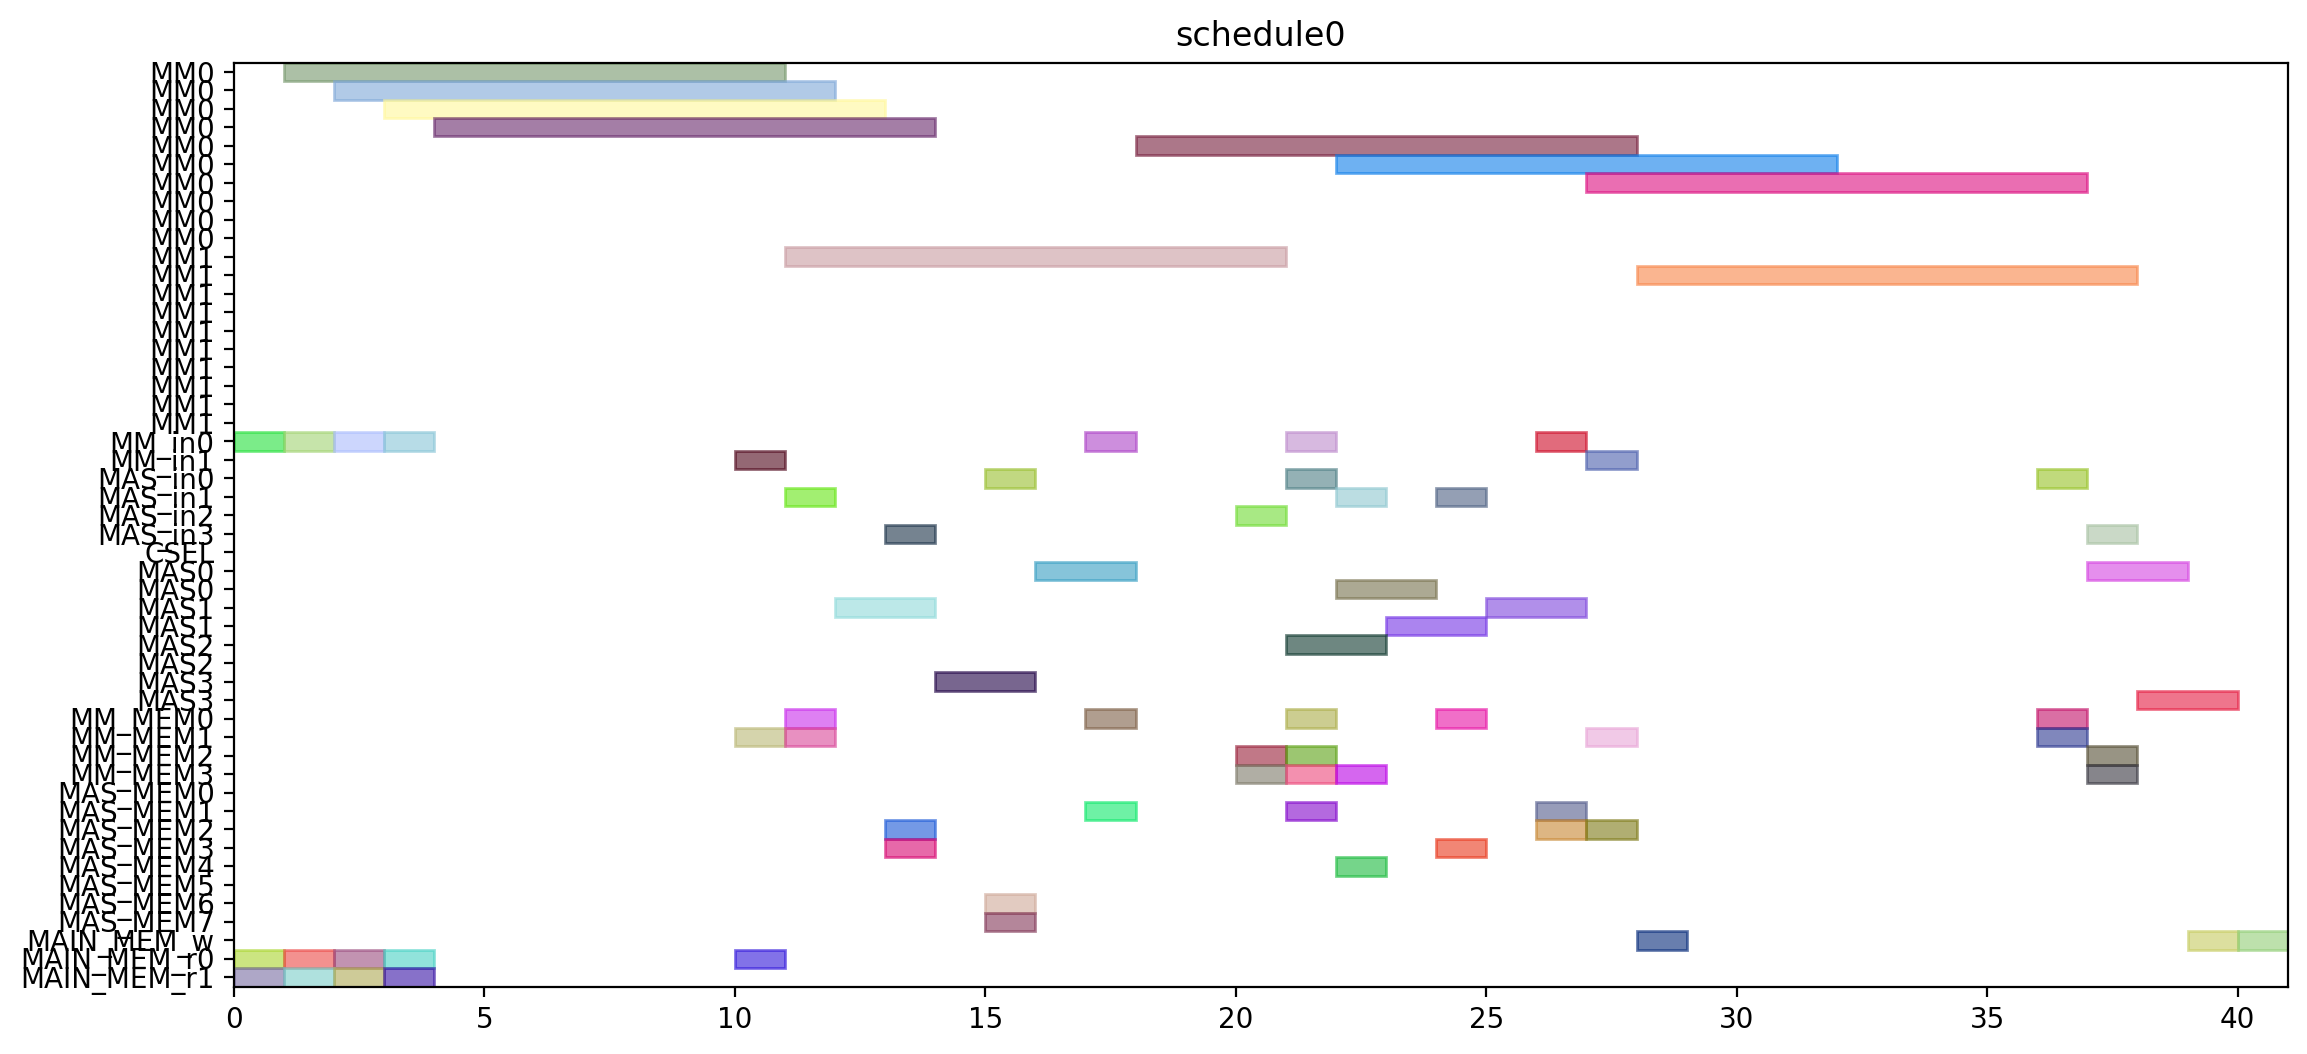

Generate this figure with Python:
from pyschedule import Scenario, solvers, plotters, alt


def solve():
	horizon = 120
	S = Scenario("schedule0", horizon=horizon)

	# resource
	MM = S.Resources('MM', num=2, size=10)
	MM_in = S.Resources('MM_in', num=2)
	MAS_in = S.Resources('MAS_in', num=4)
	CSEL = S.Resource('CSEL')
	MAS = S.Resources('MAS', num=4, size=2, periods=range(1, horizon))
	MM_MEM = S.Resources('MM_MEM', num=4)
	MAS_MEM = S.Resources('MAS_MEM', num=8)
	MAIN_MEM_w = S.Resource('MAIN_MEM_w', size=1)
	MAIN_MEM_r = S.Resources('MAIN_MEM_r', num=2)

	# result of previous scheduling

	# new tasks
	t0 = S.Task('t0', length=10, delay_cost=1)
	t0 += alt(MM)
	t0_in = S.Task('t0_in', length=1, delay_cost=1)
	t0_in += alt(MM_in)
	S += t0_in*MM_in[0]<=t0*MM[0]
	S += t0_in*MM_in[1]<=t0*MM[1]
	t0_mem0 = S.Task('t0_mem0', length=1, delay_cost=1)
	t0_mem0 += MAIN_MEM_r[0]
	S += t0_mem0 <= t0

	t0_mem1 = S.Task('t0_mem1', length=1, delay_cost=1)
	t0_mem1 += MAIN_MEM_r[1]
	S += t0_mem1 <= t0

	t3 = S.Task('t3', length=10, delay_cost=1)
	t3 += alt(MM)
	t3_in = S.Task('t3_in', length=1, delay_cost=1)
	t3_in += alt(MM_in)
	S += t3_in*MM_in[0]<=t3*MM[0]
	S += t3_in*MM_in[1]<=t3*MM[1]
	t3_mem0 = S.Task('t3_mem0', length=1, delay_cost=1)
	t3_mem0 += MAIN_MEM_r[0]
	S += t3_mem0 <= t3

	t3_mem1 = S.Task('t3_mem1', length=1, delay_cost=1)
	t3_mem1 += MAIN_MEM_r[1]
	S += t3_mem1 <= t3

	t1 = S.Task('t1', length=10, delay_cost=1)
	t1 += alt(MM)
	t1_in = S.Task('t1_in', length=1, delay_cost=1)
	t1_in += alt(MM_in)
	S += t1_in*MM_in[0]<=t1*MM[0]
	S += t1_in*MM_in[1]<=t1*MM[1]
	t1_mem0 = S.Task('t1_mem0', length=1, delay_cost=1)
	t1_mem0 += MAIN_MEM_r[0]
	S += t1_mem0 <= t1

	t1_mem1 = S.Task('t1_mem1', length=1, delay_cost=1)
	t1_mem1 += MAIN_MEM_r[1]
	S += t1_mem1 <= t1

	t2 = S.Task('t2', length=10, delay_cost=1)
	t2 += alt(MM)
	t2_in = S.Task('t2_in', length=1, delay_cost=1)
	t2_in += alt(MM_in)
	S += t2_in*MM_in[0]<=t2*MM[0]
	S += t2_in*MM_in[1]<=t2*MM[1]
	t2_mem0 = S.Task('t2_mem0', length=1, delay_cost=1)
	t2_mem0 += MAIN_MEM_r[0]
	S += t2_mem0 <= t2

	t2_mem1 = S.Task('t2_mem1', length=1, delay_cost=1)
	t2_mem1 += MAIN_MEM_r[1]
	S += t2_mem1 <= t2

	t4 = S.Task('t4', length=10, delay_cost=1)
	t4 += alt(MM)
	t4_in = S.Task('t4_in', length=1, delay_cost=1)
	t4_in += alt(MM_in)
	S += t4_in*MM_in[0]<=t4*MM[0]
	S += t4_in*MM_in[1]<=t4*MM[1]
	t4_mem0 = S.Task('t4_mem0', length=1, delay_cost=1)
	t4_mem0 += MAIN_MEM_r[0]
	S += t4_mem0 <= t4

	t4_mem1 = S.Task('t4_mem1', length=1, delay_cost=1)
	t4_mem1 += alt(MM_MEM)
	S += (t2*MM[0])-1 < t4_mem1*MM_MEM[1]
	S += (t2*MM[1])-1 < t4_mem1*MM_MEM[3]
	S += t4_mem1 <= t4

	t5 = S.Task('t5', length=2, delay_cost=1)
	t5 += alt(MAS)
	t5_in = S.Task('t5_in', length=1, delay_cost=1)
	t5_in += alt(MAS_in)
	S += t5_in*MAS_in[0]<=t5*MAS[0]

	S += t5_in*MAS_in[1]<=t5*MAS[1]

	S += t5_in*MAS_in[2]<=t5*MAS[2]

	S += t5_in*MAS_in[3]<=t5*MAS[3]

	t5_mem0 = S.Task('t5_mem0', length=1, delay_cost=1)
	t5_mem0 += alt(MM_MEM)
	S += (t0*MM[0])-1 < t5_mem0*MM_MEM[0]
	S += (t0*MM[1])-1 < t5_mem0*MM_MEM[2]
	S += t5_mem0 <= t5

	t5_mem1 = S.Task('t5_mem1', length=1, delay_cost=1)
	t5_mem1 += alt(MM_MEM)
	S += (t0*MM[0])-1 < t5_mem1*MM_MEM[1]
	S += (t0*MM[1])-1 < t5_mem1*MM_MEM[3]
	S += t5_mem1 <= t5

	t6 = S.Task('t6', length=2, delay_cost=1)
	t6 += alt(MAS)
	t6_in = S.Task('t6_in', length=1, delay_cost=1)
	t6_in += alt(MAS_in)
	S += t6_in*MAS_in[0]<=t6*MAS[0]

	S += t6_in*MAS_in[1]<=t6*MAS[1]

	S += t6_in*MAS_in[2]<=t6*MAS[2]

	S += t6_in*MAS_in[3]<=t6*MAS[3]

	t6_mem0 = S.Task('t6_mem0', length=1, delay_cost=1)
	t6_mem0 += alt(MAS_MEM)
	S += (t5*MAS[0])-1 < t6_mem0*MAS_MEM[0]
	S += (t5*MAS[1])-1 < t6_mem0*MAS_MEM[2]
	S += (t5*MAS[2])-1 < t6_mem0*MAS_MEM[4]
	S += (t5*MAS[3])-1 < t6_mem0*MAS_MEM[6]
	S += t6_mem0 <= t6

	t6_mem1 = S.Task('t6_mem1', length=1, delay_cost=1)
	t6_mem1 += alt(MAS_MEM)
	S += (t5*MAS[0])-1 < t6_mem1*MAS_MEM[1]
	S += (t5*MAS[1])-1 < t6_mem1*MAS_MEM[3]
	S += (t5*MAS[2])-1 < t6_mem1*MAS_MEM[5]
	S += (t5*MAS[3])-1 < t6_mem1*MAS_MEM[7]
	S += t6_mem1 <= t6

	t9 = S.Task('t9', length=2, delay_cost=1)
	t9 += alt(MAS)
	t9_in = S.Task('t9_in', length=1, delay_cost=1)
	t9_in += alt(MAS_in)
	S += t9_in*MAS_in[0]<=t9*MAS[0]

	S += t9_in*MAS_in[1]<=t9*MAS[1]

	S += t9_in*MAS_in[2]<=t9*MAS[2]

	S += t9_in*MAS_in[3]<=t9*MAS[3]

	t9_mem0 = S.Task('t9_mem0', length=1, delay_cost=1)
	t9_mem0 += alt(MM_MEM)
	S += (t0*MM[0])-1 < t9_mem0*MM_MEM[0]
	S += (t0*MM[1])-1 < t9_mem0*MM_MEM[2]
	S += t9_mem0 <= t9

	t9_mem1 = S.Task('t9_mem1', length=1, delay_cost=1)
	t9_mem1 += alt(MM_MEM)
	S += (t4*MM[0])-1 < t9_mem1*MM_MEM[1]
	S += (t4*MM[1])-1 < t9_mem1*MM_MEM[3]
	S += t9_mem1 <= t9

	t10 = S.Task('t10', length=2, delay_cost=1)
	t10 += alt(MAS)
	t10_in = S.Task('t10_in', length=1, delay_cost=1)
	t10_in += alt(MAS_in)
	S += t10_in*MAS_in[0]<=t10*MAS[0]

	S += t10_in*MAS_in[1]<=t10*MAS[1]

	S += t10_in*MAS_in[2]<=t10*MAS[2]

	S += t10_in*MAS_in[3]<=t10*MAS[3]

	t10_mem0 = S.Task('t10_mem0', length=1, delay_cost=1)
	t10_mem0 += alt(MM_MEM)
	S += (t4*MM[0])-1 < t10_mem0*MM_MEM[0]
	S += (t4*MM[1])-1 < t10_mem0*MM_MEM[2]
	S += t10_mem0 <= t10

	t10_mem1 = S.Task('t10_mem1', length=1, delay_cost=1)
	t10_mem1 += alt(MM_MEM)
	S += (t4*MM[0])-1 < t10_mem1*MM_MEM[1]
	S += (t4*MM[1])-1 < t10_mem1*MM_MEM[3]
	S += t10_mem1 <= t10

	t7 = S.Task('t7', length=2, delay_cost=1)
	t7 += alt(MAS)
	t7_in = S.Task('t7_in', length=1, delay_cost=1)
	t7_in += alt(MAS_in)
	S += t7_in*MAS_in[0]<=t7*MAS[0]

	S += t7_in*MAS_in[1]<=t7*MAS[1]

	S += t7_in*MAS_in[2]<=t7*MAS[2]

	S += t7_in*MAS_in[3]<=t7*MAS[3]

	t7_mem0 = S.Task('t7_mem0', length=1, delay_cost=1)
	t7_mem0 += alt(MAS_MEM)
	S += (t6*MAS[0])-1 < t7_mem0*MAS_MEM[0]
	S += (t6*MAS[1])-1 < t7_mem0*MAS_MEM[2]
	S += (t6*MAS[2])-1 < t7_mem0*MAS_MEM[4]
	S += (t6*MAS[3])-1 < t7_mem0*MAS_MEM[6]
	S += t7_mem0 <= t7

	t7_mem1 = S.Task('t7_mem1', length=1, delay_cost=1)
	t7_mem1 += alt(MAS_MEM)
	S += (t6*MAS[0])-1 < t7_mem1*MAS_MEM[1]
	S += (t6*MAS[1])-1 < t7_mem1*MAS_MEM[3]
	S += (t6*MAS[2])-1 < t7_mem1*MAS_MEM[5]
	S += (t6*MAS[3])-1 < t7_mem1*MAS_MEM[7]
	S += t7_mem1 <= t7

	t11 = S.Task('t11', length=2, delay_cost=1)
	t11 += alt(MAS)
	t11_in = S.Task('t11_in', length=1, delay_cost=1)
	t11_in += alt(MAS_in)
	S += t11_in*MAS_in[0]<=t11*MAS[0]

	S += t11_in*MAS_in[1]<=t11*MAS[1]

	S += t11_in*MAS_in[2]<=t11*MAS[2]

	S += t11_in*MAS_in[3]<=t11*MAS[3]

	t11_mem0 = S.Task('t11_mem0', length=1, delay_cost=1)
	t11_mem0 += alt(MAS_MEM)
	S += (t10*MAS[0])-1 < t11_mem0*MAS_MEM[0]
	S += (t10*MAS[1])-1 < t11_mem0*MAS_MEM[2]
	S += (t10*MAS[2])-1 < t11_mem0*MAS_MEM[4]
	S += (t10*MAS[3])-1 < t11_mem0*MAS_MEM[6]
	S += t11_mem0 <= t11

	t11_mem1 = S.Task('t11_mem1', length=1, delay_cost=1)
	t11_mem1 += alt(MM_MEM)
	S += (t4*MM[0])-1 < t11_mem1*MM_MEM[1]
	S += (t4*MM[1])-1 < t11_mem1*MM_MEM[3]
	S += t11_mem1 <= t11

	t8 = S.Task('t8', length=10, delay_cost=1)
	t8 += alt(MM)
	t8_in = S.Task('t8_in', length=1, delay_cost=1)
	t8_in += alt(MM_in)
	S += t8_in*MM_in[0]<=t8*MM[0]
	S += t8_in*MM_in[1]<=t8*MM[1]
	t8_mem0 = S.Task('t8_mem0', length=1, delay_cost=1)
	t8_mem0 += alt(MM_MEM)
	S += (t4*MM[0])-1 < t8_mem0*MM_MEM[0]
	S += (t4*MM[1])-1 < t8_mem0*MM_MEM[2]
	S += t8_mem0 <= t8

	t8_mem1 = S.Task('t8_mem1', length=1, delay_cost=1)
	t8_mem1 += alt(MAS_MEM)
	S += (t7*MAS[0])-1 < t8_mem1*MAS_MEM[1]
	S += (t7*MAS[1])-1 < t8_mem1*MAS_MEM[3]
	S += (t7*MAS[2])-1 < t8_mem1*MAS_MEM[5]
	S += (t7*MAS[3])-1 < t8_mem1*MAS_MEM[7]
	S += t8_mem1 <= t8

	new_PZ = S.Task('new_PZ', length=10, delay_cost=1)
	new_PZ += alt(MM)
	new_PZ_in = S.Task('new_PZ_in', length=1, delay_cost=1)
	new_PZ_in += alt(MM_in)
	S += new_PZ_in*MM_in[0]<=new_PZ*MM[0]
	S += new_PZ_in*MM_in[1]<=new_PZ*MM[1]
	S += 0<new_PZ

	new_PZ_w = S.Task('new_PZ_w', length=1, delay_cost=1)
	new_PZ_w += alt(MAIN_MEM_w)
	S += new_PZ <= new_PZ_w

	new_PZ_mem0 = S.Task('new_PZ_mem0', length=1, delay_cost=1)
	new_PZ_mem0 += alt(MM_MEM)
	S += (t1*MM[0])-1 < new_PZ_mem0*MM_MEM[0]
	S += (t1*MM[1])-1 < new_PZ_mem0*MM_MEM[2]
	S += new_PZ_mem0 <= new_PZ

	new_PZ_mem1 = S.Task('new_PZ_mem1', length=1, delay_cost=1)
	new_PZ_mem1 += alt(MAS_MEM)
	S += (t7*MAS[0])-1 < new_PZ_mem1*MAS_MEM[1]
	S += (t7*MAS[1])-1 < new_PZ_mem1*MAS_MEM[3]
	S += (t7*MAS[2])-1 < new_PZ_mem1*MAS_MEM[5]
	S += (t7*MAS[3])-1 < new_PZ_mem1*MAS_MEM[7]
	S += new_PZ_mem1 <= new_PZ

	t12 = S.Task('t12', length=2, delay_cost=1)
	t12 += alt(MAS)
	t12_in = S.Task('t12_in', length=1, delay_cost=1)
	t12_in += alt(MAS_in)
	S += t12_in*MAS_in[0]<=t12*MAS[0]

	S += t12_in*MAS_in[1]<=t12*MAS[1]

	S += t12_in*MAS_in[2]<=t12*MAS[2]

	S += t12_in*MAS_in[3]<=t12*MAS[3]

	t12_mem0 = S.Task('t12_mem0', length=1, delay_cost=1)
	t12_mem0 += alt(MM_MEM)
	S += (t0*MM[0])-1 < t12_mem0*MM_MEM[0]
	S += (t0*MM[1])-1 < t12_mem0*MM_MEM[2]
	S += t12_mem0 <= t12

	t12_mem1 = S.Task('t12_mem1', length=1, delay_cost=1)
	t12_mem1 += alt(MAS_MEM)
	S += (t11*MAS[0])-1 < t12_mem1*MAS_MEM[1]
	S += (t11*MAS[1])-1 < t12_mem1*MAS_MEM[3]
	S += (t11*MAS[2])-1 < t12_mem1*MAS_MEM[5]
	S += (t11*MAS[3])-1 < t12_mem1*MAS_MEM[7]
	S += t12_mem1 <= t12

	t13 = S.Task('t13', length=10, delay_cost=1)
	t13 += alt(MM)
	t13_in = S.Task('t13_in', length=1, delay_cost=1)
	t13_in += alt(MM_in)
	S += t13_in*MM_in[0]<=t13*MM[0]
	S += t13_in*MM_in[1]<=t13*MM[1]
	t13_mem0 = S.Task('t13_mem0', length=1, delay_cost=1)
	t13_mem0 += alt(MAS_MEM)
	S += (t12*MAS[0])-1 < t13_mem0*MAS_MEM[0]
	S += (t12*MAS[1])-1 < t13_mem0*MAS_MEM[2]
	S += (t12*MAS[2])-1 < t13_mem0*MAS_MEM[4]
	S += (t12*MAS[3])-1 < t13_mem0*MAS_MEM[6]
	S += t13_mem0 <= t13

	t13_mem1 = S.Task('t13_mem1', length=1, delay_cost=1)
	t13_mem1 += alt(MAS_MEM)
	S += (t9*MAS[0])-1 < t13_mem1*MAS_MEM[1]
	S += (t9*MAS[1])-1 < t13_mem1*MAS_MEM[3]
	S += (t9*MAS[2])-1 < t13_mem1*MAS_MEM[5]
	S += (t9*MAS[3])-1 < t13_mem1*MAS_MEM[7]
	S += t13_mem1 <= t13

	t14 = S.Task('t14', length=10, delay_cost=1)
	t14 += alt(MM)
	t14_in = S.Task('t14_in', length=1, delay_cost=1)
	t14_in += alt(MM_in)
	S += t14_in*MM_in[0]<=t14*MM[0]
	S += t14_in*MM_in[1]<=t14*MM[1]
	t14_mem0 = S.Task('t14_mem0', length=1, delay_cost=1)
	t14_mem0 += alt(MAS_MEM)
	S += (t12*MAS[0])-1 < t14_mem0*MAS_MEM[0]
	S += (t12*MAS[1])-1 < t14_mem0*MAS_MEM[2]
	S += (t12*MAS[2])-1 < t14_mem0*MAS_MEM[4]
	S += (t12*MAS[3])-1 < t14_mem0*MAS_MEM[6]
	S += t14_mem0 <= t14

	t14_mem1 = S.Task('t14_mem1', length=1, delay_cost=1)
	t14_mem1 += alt(MM_MEM)
	S += (t3*MM[0])-1 < t14_mem1*MM_MEM[1]
	S += (t3*MM[1])-1 < t14_mem1*MM_MEM[3]
	S += t14_mem1 <= t14

	new_PY = S.Task('new_PY', length=2, delay_cost=1)
	new_PY += alt(MAS)
	new_PY_in = S.Task('new_PY_in', length=1, delay_cost=1)
	new_PY_in += alt(MAS_in)
	S += new_PY_in*MAS_in[0]<=new_PY*MAS[0]

	S += new_PY_in*MAS_in[1]<=new_PY*MAS[1]

	S += new_PY_in*MAS_in[2]<=new_PY*MAS[2]

	S += new_PY_in*MAS_in[3]<=new_PY*MAS[3]

	S += 0<new_PY

	new_PY_w = S.Task('new_PY_w', length=1, delay_cost=1)
	new_PY_w += alt(MAIN_MEM_w)
	S += new_PY <= new_PY_w

	new_PY_mem0 = S.Task('new_PY_mem0', length=1, delay_cost=1)
	new_PY_mem0 += alt(MM_MEM)
	S += (t8*MM[0])-1 < new_PY_mem0*MM_MEM[0]
	S += (t8*MM[1])-1 < new_PY_mem0*MM_MEM[2]
	S += new_PY_mem0 <= new_PY

	new_PY_mem1 = S.Task('new_PY_mem1', length=1, delay_cost=1)
	new_PY_mem1 += alt(MM_MEM)
	S += (t13*MM[0])-1 < new_PY_mem1*MM_MEM[1]
	S += (t13*MM[1])-1 < new_PY_mem1*MM_MEM[3]
	S += new_PY_mem1 <= new_PY

	new_PX = S.Task('new_PX', length=2, delay_cost=1)
	new_PX += alt(MAS)
	new_PX_in = S.Task('new_PX_in', length=1, delay_cost=1)
	new_PX_in += alt(MAS_in)
	S += new_PX_in*MAS_in[0]<=new_PX*MAS[0]

	S += new_PX_in*MAS_in[1]<=new_PX*MAS[1]

	S += new_PX_in*MAS_in[2]<=new_PX*MAS[2]

	S += new_PX_in*MAS_in[3]<=new_PX*MAS[3]

	S += 0<new_PX

	new_PX_w = S.Task('new_PX_w', length=1, delay_cost=1)
	new_PX_w += alt(MAIN_MEM_w)
	S += new_PX <= new_PX_w

	new_PX_mem0 = S.Task('new_PX_mem0', length=1, delay_cost=1)
	new_PX_mem0 += alt(MM_MEM)
	S += (t14*MM[0])-1 < new_PX_mem0*MM_MEM[0]
	S += (t14*MM[1])-1 < new_PX_mem0*MM_MEM[2]
	S += new_PX_mem0 <= new_PX

	new_PX_mem1 = S.Task('new_PX_mem1', length=1, delay_cost=1)
	new_PX_mem1 += alt(MM_MEM)
	S += (t14*MM[0])-1 < new_PX_mem1*MM_MEM[1]
	S += (t14*MM[1])-1 < new_PX_mem1*MM_MEM[3]
	S += new_PX_mem1 <= new_PX

	solvers.mip.solve(S,msg=1,kind='CPLEX',ratio_gap=1.01)

	solution = [['hoge']*len(S.solution()[1]) for i in range(len(S.solution()))]
	for i in range(len(S.solution())):
		for j in range(len(S.solution()[i])):
			solution[i][j]=str(S.solution()[i][j])
	print(solution)

	cycles = int(solution[-1][3])

	pic_file_name = "/mnt/rose/usr1/fukuda/ABE/multiRAM_multiMAS_16mux/scheduling_result/stage10MM2_stage2MAS4/EP_DBL_A_0/schedule0.png"
	if(S.solution() != []):
		plotters.matplotlib.plot(S,img_filename=pic_file_name, show_task_labels=False, fig_size=(cycles*0.25+3, 6))

	return solution
